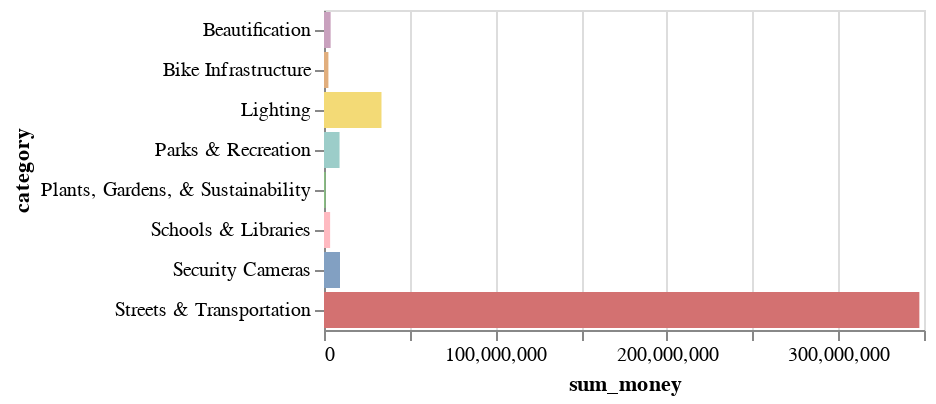

Source (notebook cell):
### Code cell
alt.Chart(count_cats_cost).mark_bar().encode(
    y='category',
    x='sum_money',
    color=alt.Color('color').scale(None),
    tooltip=['sum_money'],
).interactive()

### Figure 1 — Vega-Lite specification as saved in the notebook (floating-point values rounded to 4 significant figures)
{"config": {"view": {"continuousWidth": 300, "continuousHeight": 300}}, "data": {"name": "data-a34143d1944cb7145f8079e1dc2badc3"}, "mark": {"type": "bar"}, "encoding": {"color": {"field": "color", "scale": null, "type": "nominal"}, "tooltip": [{"field": "sum_money", "type": "quantitative"}], "x": {"field": "sum_money", "type": "quantitative"}, "y": {"field": "category", "type": "nominal"}}, "params": [{"name": "param_3", "select": {"type": "interval", "encodings": ["x", "y"]}, "bind": "scales"}], "$schema": "https://vega.github.io/schema/vega-lite/v5.20.1.json", "datasets": {"data-a34143d1944cb7145f8079e1dc2badc3": [{"category": "Beautification", "color": "#c9a1be", "sum_money": 3881703}, {"category": "Bike Infrastructure", "color": "#e1ae7d", "sum_money": 2574263}, {"category": "Lighting", "color": "#f3da76", "sum_money": 33535280}, {"category": "Parks & Recreation", "color": "#9ccdc9", "sum_money": 9069393}, {"category": "Plants, Gardens, & Sustainability", "color": "#87be81", "sum_money": 964927}, {"category": "Schools & Libraries", "color": "#ffbac1", "sum_money": 3578399}, {"category": "Security Cameras", "color": "#82a0c2", "sum_money": 9345600}, {"category": "Streets & Transportation", "color": "#d37171", "sum_money": 347292351}]}}
